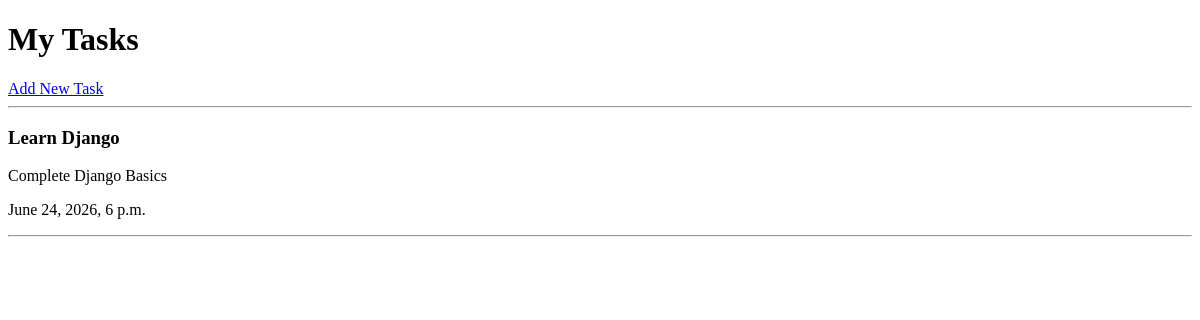
Before: / with the older database file.
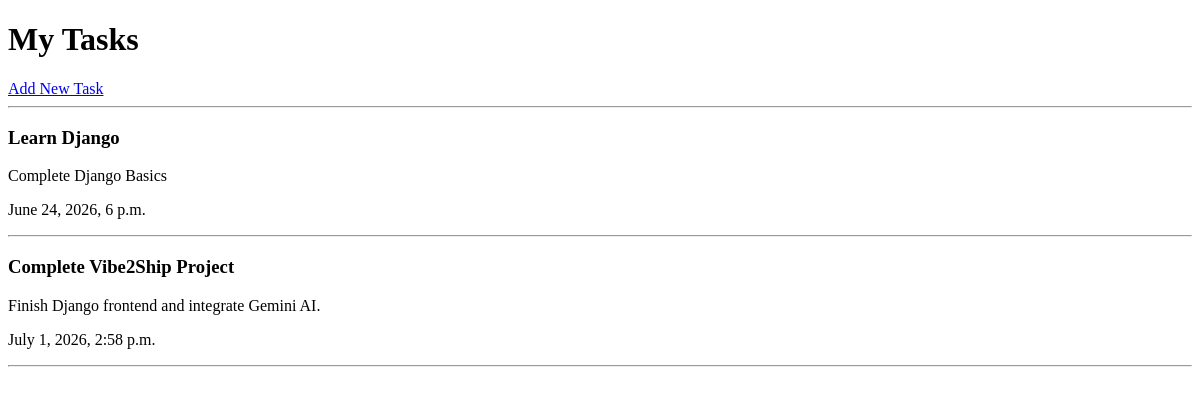
After: the same page with the newer database file.
### tasks/models.py (models this page shows, shortened)
class Task(models.Model):
    PRIORITY_CHOICES = [
        ("High", "High"),
        ("Medium", "Medium"),
        ("Low", "Low"),
    ]
    title = models.CharField(max_length=200)
    description = models.TextField(blank=True)
    deadline = models.DateTimeField()
    priority = models.CharField(
        max_length=10,
        choices=PRIORITY_CHOICES,
        default="Medium",
    )
    estimated_hours = models.PositiveIntegerField(default=1)
    completed = models.BooleanField(default=False)
    created_at = models.DateTimeField(auto_now_add=True)
    updated_at = models.DateTimeField(auto_now=True)

### tasks/views.py (the view)
# urls.py: 2. Add a URL to urlpatterns:  path('', views.home, name='home')
def home(request):
    tasks = Task.objects.all().order_by("deadline")
    return render(request, "tasks/home.html", {"tasks": tasks})

### tasks/templates/tasks/home.html (shortened to what this page needs)
<!DOCTYPE html>
<html>
<head>
</head>
<body>
<h1>My Tasks</h1>
<a href="/add/">Add New Task</a>
<hr>
{% for task in tasks %}
    <h3>{{ task.title }}</h3>
    <p>{{ task.description }}</p>
    <p>{{ task.deadline }}</p>
    <hr>
{% endfor %}
</body>
</html>

Changed rows visible on the page:
added Task: title "Complete Vibe2Ship Project", description "Finish Django frontend and integrate Gemini AI.", deadline "July 1, 2026, 2:58 p.m."
